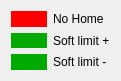
    <widget class="QWidget" name="layoutWidget_7">
     <property name="geometry">
      <rect>
       <x>40</x>
       <y>20</y>
       <width>121</width>
       <height>81</height>
      </rect>
     </property>
     <layout class="QGridLayout" name="gridLayout_13">
      <item row="0" column="1">
       <widget class="QLabel" name="label_adc2_home">
        <property name="styleSheet">
         <string>background-color: rgb(255, 0, 0);</string>
        </property>
        <property name="text">
         <string/>
        </property>
       </widget>
      </item>
      <item row="0" column="2">
       <widget class="QLabel" name="label_adc2_home_mark">
        <property name="text">
         <string>No Home</string>
        </property>
       </widget>
      </item>
      <item row="3" column="1">
       <widget class="QLabel" name="label_adc2_soft_limitN">
        <property name="styleSheet">
         <string>background-color: rgb(0, 170, 0);</string>
        </property>
        <property name="text">
         <string/>
        </property>
       </widget>
      </item>
      <item row="1" column="2">
       <widget class="QLabel" name="label_53">
        <property name="text">
         <string>Soft limit +</string>
        </property>
       </widget>
      </item>
      <item row="3" column="2">
       <widget class="QLabel" name="label_55">
        <property name="text">
         <string>Soft limit -</string>
        </property>
       </widget>
      </item>
      <item row="1" column="1">
       <widget class="QLabel" name="label_adc2_soft_limitP">
        <property name="styleSheet">
         <string>background-color: rgb(0, 170, 0);</string>
        </property>
        <property name="text">
         <string/>
        </property>
       </widget>
      </item>
     </layout>
    </widget>
